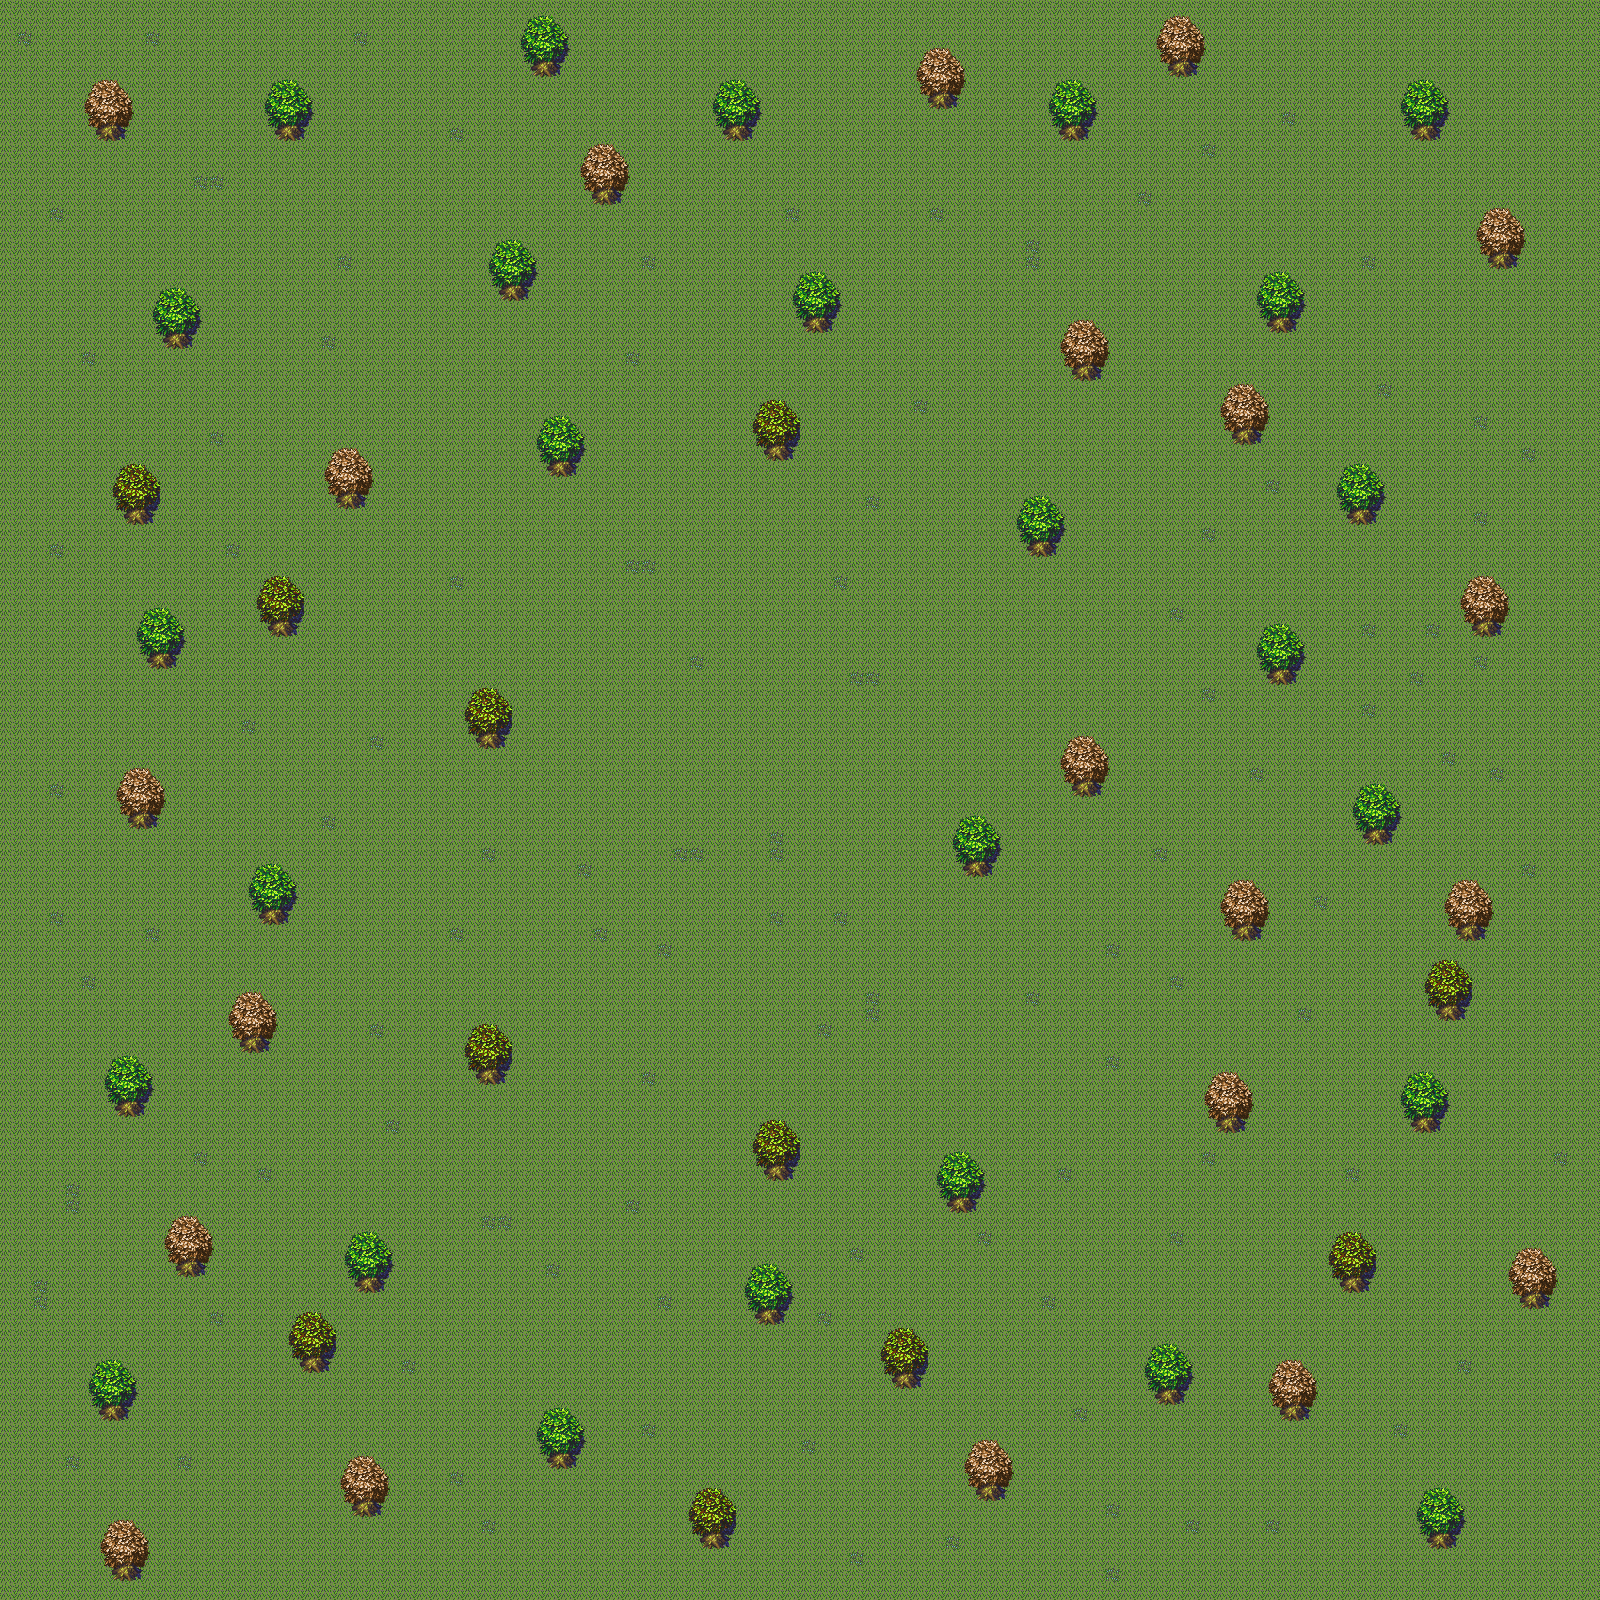

Tiled map render using the project's own tile images. Description and the map definition, with tile-layer contents summarised, below:
An orthogonal 100x100 tile map with 16x16 px tiles, 3 tile layers (Ground, Trees, forest_tiles), 26 tilesets.

<map version="1.0" tiledversion="1.0.3" orientation="orthogonal" renderorder="right-down" width="100" height="100" tilewidth="16" tileheight="16" nextobjectid="1">
 <tileset firstgid="1" name="Wall" tilewidth="16" tileheight="16" spacing="1" tilecount="864" columns="18">
  <image source="../Dawnlike/Objects/Wall.png" trans="000000" width="320" height="816" />
 </tileset>
 <tileset firstgid="865" name="Decor0" tilewidth="16" tileheight="16" spacing="1" tilecount="140" columns="7">
  <image source="../Dawnlike/Objects/Decor0.png" trans="000000" width="128" height="352" />
 </tileset>
 <tileset firstgid="1005" name="Decor1" tilewidth="16" tileheight="16" spacing="1" tilecount="140" columns="7">
  <image source="../Dawnlike/Objects/Decor1.png" trans="000000" width="128" height="352" />
 </tileset>
 <tileset firstgid="1145" name="Door0" tilewidth="16" tileheight="16" spacing="1" tilecount="35" columns="7">
  <image source="../Dawnlike/Objects/Door0.png" trans="000000" width="128" height="96" />
 </tileset>
 <tileset firstgid="1180" name="Door1" tilewidth="16" tileheight="16" spacing="1" tilecount="35" columns="7">
  <image source="../Dawnlike/Objects/Door1.png" trans="000000" width="128" height="96" />
 </tileset>
 <tileset firstgid="1215" name="Effect0" tilewidth="16" tileheight="16" spacing="1" tilecount="168" columns="7">
  <image source="../Dawnlike/Objects/Effect0.png" trans="000000" width="128" height="416" />
 </tileset>
 <tileset firstgid="1383" name="Effect1" tilewidth="16" tileheight="16" spacing="1" tilecount="168" columns="7">
  <image source="../Dawnlike/Objects/Effect1.png" trans="000000" width="128" height="416" />
 </tileset>
 <tileset firstgid="1551" name="Fence" tilewidth="16" tileheight="16" spacing="1" tilecount="77" columns="7">
  <image source="../Dawnlike/Objects/Fence.png" trans="000000" width="128" height="192" />
 </tileset>
 <tileset firstgid="1628" name="Floor" tilewidth="16" tileheight="16" spacing="1" tilecount="684" columns="19">
  <image source="../Dawnlike/Objects/Floor.png" trans="000000" width="336" height="624" />
 </tileset>
 <tileset firstgid="2312" name="Ground0" tilewidth="16" tileheight="16" spacing="1" tilecount="42" columns="7">
  <image source="../Dawnlike/Objects/Ground0.png" trans="000000" width="128" height="112" />
 </tileset>
 <tileset firstgid="2354" name="Ground1" tilewidth="16" tileheight="16" spacing="1" tilecount="42" columns="7">
  <image source="../Dawnlike/Objects/Ground1.png" trans="000000" width="128" height="112" />
 </tileset>
 <tileset firstgid="2396" name="Hill0" tilewidth="16" tileheight="16" spacing="1" tilecount="255" columns="15">
  <image source="../Dawnlike/Objects/Hill0.png" trans="000000" width="256" height="288" />
 </tileset>
 <tileset firstgid="2651" name="Hill1" tilewidth="16" tileheight="16" spacing="1" tilecount="255" columns="15">
  <image source="../Dawnlike/Objects/Hill1.png" trans="000000" width="256" height="288" />
 </tileset>
 <tileset firstgid="2906" name="Map0" tilewidth="16" tileheight="16" spacing="1" tilecount="154" columns="11">
  <image source="../Dawnlike/Objects/Map0.png" trans="000000" width="192" height="240" />
 </tileset>
 <tileset firstgid="3060" name="Map1" tilewidth="16" tileheight="16" spacing="1" tilecount="154" columns="11">
  <image source="../Dawnlike/Objects/Map1.png" trans="000000" width="192" height="240" />
 </tileset>
 <tileset firstgid="3214" name="Ore0" tilewidth="16" tileheight="16" spacing="1" tilecount="48" columns="8">
  <image source="../Dawnlike/Objects/Ore0.png" trans="000000" width="144" height="112" />
 </tileset>
 <tileset firstgid="3262" name="Ore1" tilewidth="16" tileheight="16" spacing="1" tilecount="48" columns="8">
  <image source="../Dawnlike/Objects/Ore1.png" trans="000000" width="144" height="112" />
 </tileset>
 <tileset firstgid="3310" name="Pit0" tilewidth="16" tileheight="16" spacing="1" tilecount="210" columns="7">
  <image source="../Dawnlike/Objects/Pit0.png" trans="000000" width="128" height="512" />
 </tileset>
 <tileset firstgid="3520" name="Pit1" tilewidth="16" tileheight="16" spacing="1" tilecount="210" columns="7">
  <image source="../Dawnlike/Objects/Pit1.png" trans="000000" width="128" height="512" />
 </tileset>
 <tileset firstgid="3730" name="Tile" tilewidth="16" tileheight="16" spacing="1" tilecount="21" columns="7">
  <image source="../Dawnlike/Objects/Tile.png" trans="000000" width="128" height="64" />
 </tileset>
 <tileset firstgid="3751" name="Trap0" tilewidth="16" tileheight="16" spacing="1" tilecount="28" columns="7">
  <image source="../Dawnlike/Objects/Trap0.png" trans="000000" width="128" height="80" />
 </tileset>
 <tileset firstgid="3779" name="Trap1" tilewidth="16" tileheight="16" spacing="1" tilecount="28" columns="7">
  <image source="../Dawnlike/Objects/Trap1.png" trans="000000" width="128" height="80" />
 </tileset>
 <tileset firstgid="3807" name="Tree0" tilewidth="16" tileheight="16" spacing="1" tilecount="363" columns="11">
  <image source="../Dawnlike/Objects/Tree0.png" trans="000000" width="192" height="576" />
 </tileset>
 <tileset firstgid="4170" name="Tree1" tilewidth="16" tileheight="16" spacing="1" tilecount="363" columns="11">
  <image source="../Dawnlike/Objects/Tree1.png" trans="000000" width="192" height="576" />
 </tileset>
 <tileset firstgid="4533" name="tree-variations" tilewidth="16" tileheight="16" spacing="1" tilecount="510" columns="30">
  <image source="../../tree-variations.png" trans="000000" width="512" height="289" />
 </tileset>
 <tileset firstgid="5043" name="forest_tiles" tilewidth="16" tileheight="16" spacing="1" tilecount="126" columns="14">
  <image source="../../forest_tiles.png" trans="000000" width="240" height="160" />
 </tileset>
 <layer name="Ground" width="100" height="100">
  <data>[10000 cells, 10000 non-empty, 1 distinct tile ids]</data>
 </layer>
 <layer name="Trees" width="100" height="100">
  <data>[10000 cells, 884 non-empty, 44 distinct tile ids]</data>
 </layer>
 <layer name="forest_tiles" width="100" height="100">
  <data>[10000 cells, 117 non-empty, 1 distinct tile ids]</data>
 </layer>
</map>
